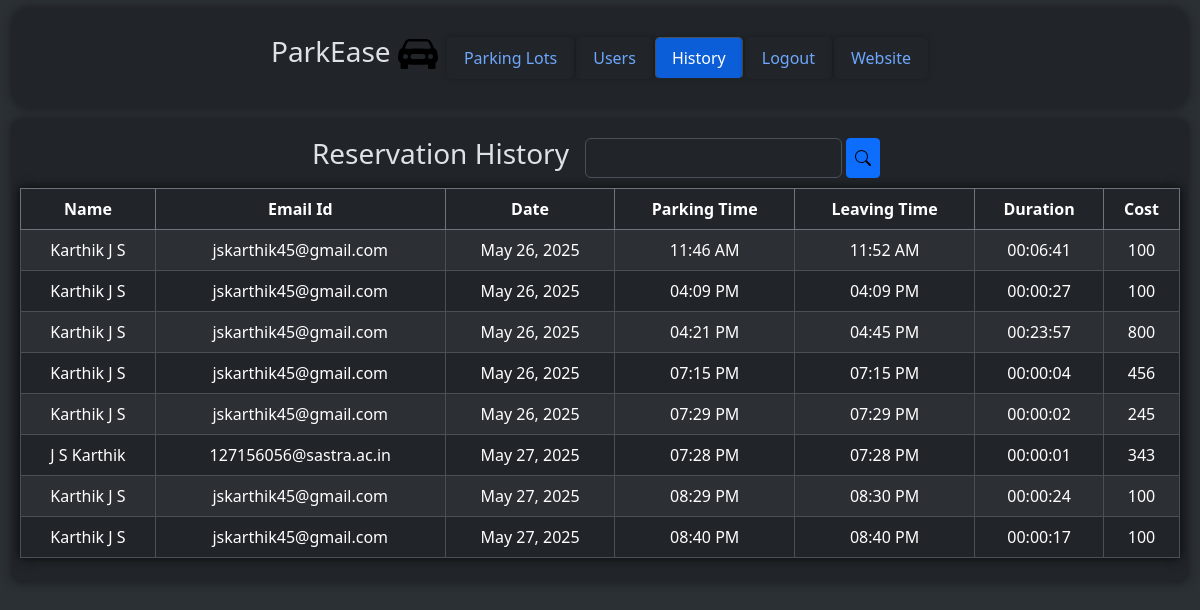
/admin/dashboard/history (signed in), run on an earlier commit of the app's database.
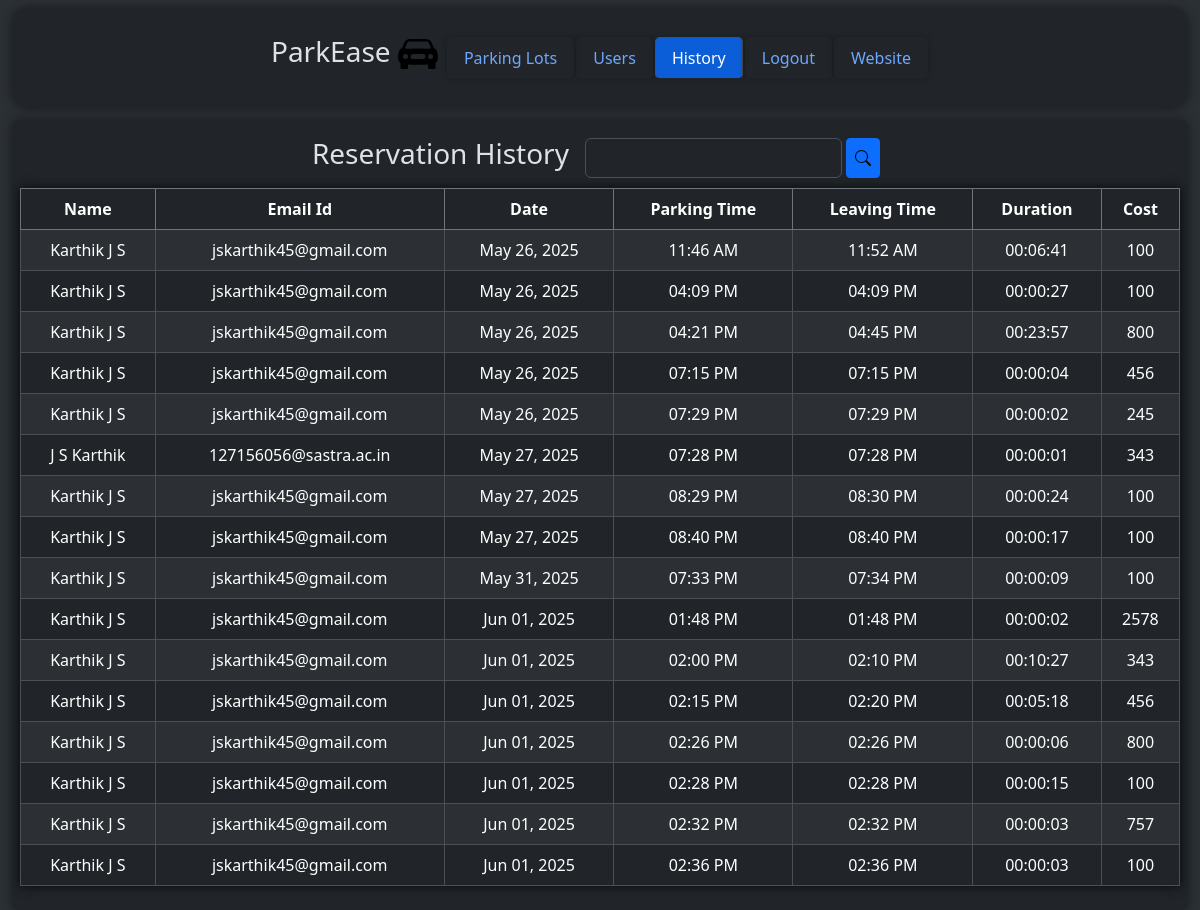
And on a later commit of the database.
### models/parkingInfo.py (models this page shows, shortened)
class ReservedParkingSpot(db.Model) :
    __tablename__ = "reservedparkingspot"
    id = db.Column(db.Integer, primary_key = True, autoincrement = True)
    parkingSpotId = db.Column(db.Integer, db.ForeignKey("parkingspot.id"))
    userId = db.Column(db.Integer, db.ForeignKey("user.id"))
    parkingTimestamp = db.Column(db.DateTime)
    leavingTimestamp = db.Column(db.DateTime)
    totalCost = db.Column(db.Integer)
    vehicleNumber = db.Column(db.String)

### models/userInfo.py (models this page shows, shortened)
class User(db.Model) :
    __tablename__ = "user"
    id = db.Column(db.Integer, primary_key = True, autoincrement = True)
    firstName = db.Column(db.String)
    lastName = db.Column(db.String)
    age = db.Column(db.Integer)
    addressId = db.Column(db.Integer, db.ForeignKey("address.id"))
    email = db.Column(db.String, unique = True)
    password = db.Column(db.String, unique = True)
    address = db.relationship("Address", backref = "users") #user and address is M - 1
    reservedParkingSpots = db.relationship("ReservedParkingSpot", backref = "user") #user and reserved parking spot is 1 - M

### controllers/adminDashboard.py (the view)
@adminbp.route("/dashboard/history", methods = ["GET"])
def history() :
    if request.method == "GET" :
        return render_template("admin/reservationHistory.html", reservedParkingSpots = viewHistory())

### controllers/adminDashboard.py (called while the page is built)
@adminbp.before_request
def restrict() :
    if session.get("type") != "admin" :
        return redirect(url_for("general.signIn"))

def viewHistory() :
    return db.session.execute(db.select(ReservedParkingSpot)).scalars().all()

### templates/admin/reservationHistory.html (shortened to what this page needs)
<!DOCTYPE html>
<html class = "h-100" data-bs-theme = "dark">
    <head>
        <link rel = "stylesheet" href = "/static/bootstrap/css/bootstrap.min.css"/>
        <link rel = "stylesheet" href = "/static/css/style.css"/>
    </head>
    <body class = "h-100">
        <div class = "container-fluid bg-body-tertiary min-vh-100">
            <div class = "container-fluid d-flex justify-content-center bg-body">
                <div class = "container-fluid mt-2 rounded-4 container-fluid d-flex align-items-center justify-content-center overflow-auto position-fixed" style = "height: 100px; width: 98%; background-color: rgba(33, 37, 41, 0.9); z-index: 1000; box-shadow: 0 0 10px rgb(24, 26, 29);">
                    <a href = "/" class = "text-decoration-none text-reset me-2">
                        <h3>
                            ParkEase
                            <img src = "/static\images\car-front-fill.svg" alt = "Logo" style = "width: 40px;"/>
                        </h3>
                    </a>
                    <ul class = "nav nav-tabs">
                        <li class = "nav-item">
                            <a class = "nav-link" href = "/admin/dashboard">
                                Parking Lots
                            </a>
                        </li>
                        <li class = "nav-item">
                            <a class = "nav-link", href = "/admin/dashboard/users">
                                Users
                            </a>
                        </li>
                        <li class = "nav-item">
                            <a class = "nav-link active", href = "/admin/dashboard/history">
                                History
                            </a>
                        </li class = "nav-item">
                            <a class = "nav-link" href = "/signIn">
                                Logout
                            </a>
                        <li class = "nav-item">
                            <a class = "nav-link" href = "/">
                                Website
                            </a>
                        </li>
                    </ul>
                </div>
            </div>
            <div class = "rounded-3 container-fluid bg-body p-2 overflow-auto" style = "height: 80%; width: 100%; margin-top: 120px; box-shadow: 0 0 10px rgb(24, 26, 29);">
                <div class = "d-flex justify-content-center align-items-center gap-2" style = "height: 60px;">
                    <h3>
                        Reservation History
                    </h3>
                    <p>
                        <form method = "POST" action = "/admin/dashboard/searchResults" class = "d-flex">
                            <input type = "text" name = "searchValue" class = "form-control" style = "height: 40px;"/> &nbsp;
                            <button type = "submit" name = "action" value = "search" class = "btn btn-primary btn-sm d-flex justify-content-center align-items-center" style = "height: 40px;">
                                <img src = "\static\images\search.svg" alt = "Search"/>
                            </button>
                        </form>
                    </p>
                </div>
                <div>
                    <table class = "table table-striped table-bordered table-hover text-center" style = "box-shadow: 0 0 10px rgb(7, 8, 8)">
                        <thead class = "border-secondary">
                            <tr>
                                <th>
                                    Name
                                </th>
                                <th>
                                    Email Id
                                </th>
                                <th>
                                    Date
                                </th>
                                <th>
                                    Parking Time
                                </th>
                                <th>
                                    Leaving Time
                                </th>
                                <th>
                                    Duration
                                </th>
                                <th>
                                    Cost
                                </th>
                            </tr>
                        </thead>
                        <tbody>
                            {% for reservedParkingSpot in reservedParkingSpots %}
                                <tr>
                                    <td>
                                        {{ reservedParkingSpot.user.firstName }} {{ reservedParkingSpot.user.lastName }}
                                    </td>
                                    <td>
                                        {{ reservedParkingSpot.user.email }}
                                    </td>
                                    <td>
                                        {{ reservedParkingSpot.parkingTimestamp.strftime("%b %d, %Y") }}
                                    </td>
                                    <td>
                                            {{  reservedParkingSpot.parkingTimestamp.strftime("%I:%M %p") }}
                                        </td>
                                    {% if reservedParkingSpot.leavingTimestamp is none %}
                                        <td>
                                            -
                                        </td>
                                        <td>
                                            -
                                        </td>
                                        <td>
                                            -
                                        </td>
                                    {% else %}
                                        <td>
                                            {{ reservedParkingSpot.leavingTimestamp.strftime("%I:%M %p") }}
                                        </td>
                                        <td>
                                            {% set dur = (reservedParkingSpot.leavingTimestamp - reservedParkingSpot.parkingTimestamp).total_seconds() | int %}
                                            {{ "%02d" | format(dur // 3600) }}:{{ "%02d" | format((dur % 3600) // 60) }}:{{ "%02d" | format(dur % 60) }}
                                        </td>
                                        <td>
                                            {{ reservedParkingSpot.totalCost }}
                                        </td>
                                    {% endif %}
                                </tr>
                            {% endfor %}
                        </tbody>
                    </table>
                </div>
            </div>
        </div>
    </body>
</html>

### static/css/style.css (style rules this page uses)
.nav-tabs { border: none; }
.nav-tabs .nav-link { border-radius: 5px; margin: 1px; box-shadow: 0 0 5px rgb(25, 28, 31); }
.nav-tabs .nav-link.active { background-color: rgb(11, 94, 215); }

What changed in the data, as far as the page shows it:
added ReservedParkingSpot: user.firstName "Karthik", user.lastName "J S", user.email "jskarthik45@gmail.com", parkingTimestamp "May 31, 2025", parkingTimestamp "07:33 PM", leavingTimestamp "07:34 PM", dur "00", value "00", dur "09", totalCost "100"
added ReservedParkingSpot: user.firstName "Karthik", user.lastName "J S", user.email "jskarthik45@gmail.com", parkingTimestamp "Jun 01, 2025", parkingTimestamp "01:48 PM", leavingTimestamp "01:48 PM", dur "00", value "00", dur "02", totalCost "2578"
added ReservedParkingSpot: user.firstName "Karthik", user.lastName "J S", user.email "jskarthik45@gmail.com", parkingTimestamp "Jun 01, 2025", parkingTimestamp "02:00 PM", leavingTimestamp "02:10 PM", dur "00", value "10", dur "27", totalCost "343"
added ReservedParkingSpot: user.firstName "Karthik", user.lastName "J S", user.email "jskarthik45@gmail.com", parkingTimestamp "Jun 01, 2025", parkingTimestamp "02:15 PM", leavingTimestamp "02:20 PM", dur "00", value "05", dur "18", totalCost "456"
added ReservedParkingSpot: user.firstName "Karthik", user.lastName "J S", user.email "jskarthik45@gmail.com", parkingTimestamp "Jun 01, 2025", parkingTimestamp "02:26 PM", leavingTimestamp "02:26 PM", dur "00", value "00", dur "06", totalCost "800"
added ReservedParkingSpot: user.firstName "Karthik", user.lastName "J S", user.email "jskarthik45@gmail.com", parkingTimestamp "Jun 01, 2025", parkingTimestamp "02:28 PM", leavingTimestamp "02:28 PM", dur "00", value "00", dur "15", totalCost "100"
added ReservedParkingSpot: user.firstName "Karthik", user.lastName "J S", user.email "jskarthik45@gmail.com", parkingTimestamp "Jun 01, 2025", parkingTimestamp "02:32 PM", leavingTimestamp "02:32 PM", dur "00", value "00", dur "03", totalCost "757"
added ReservedParkingSpot: user.firstName "Karthik", user.lastName "J S", user.email "jskarthik45@gmail.com", parkingTimestamp "Jun 01, 2025", parkingTimestamp "02:36 PM", leavingTimestamp "02:36 PM", dur "00", value "00", dur "03", totalCost "100"
